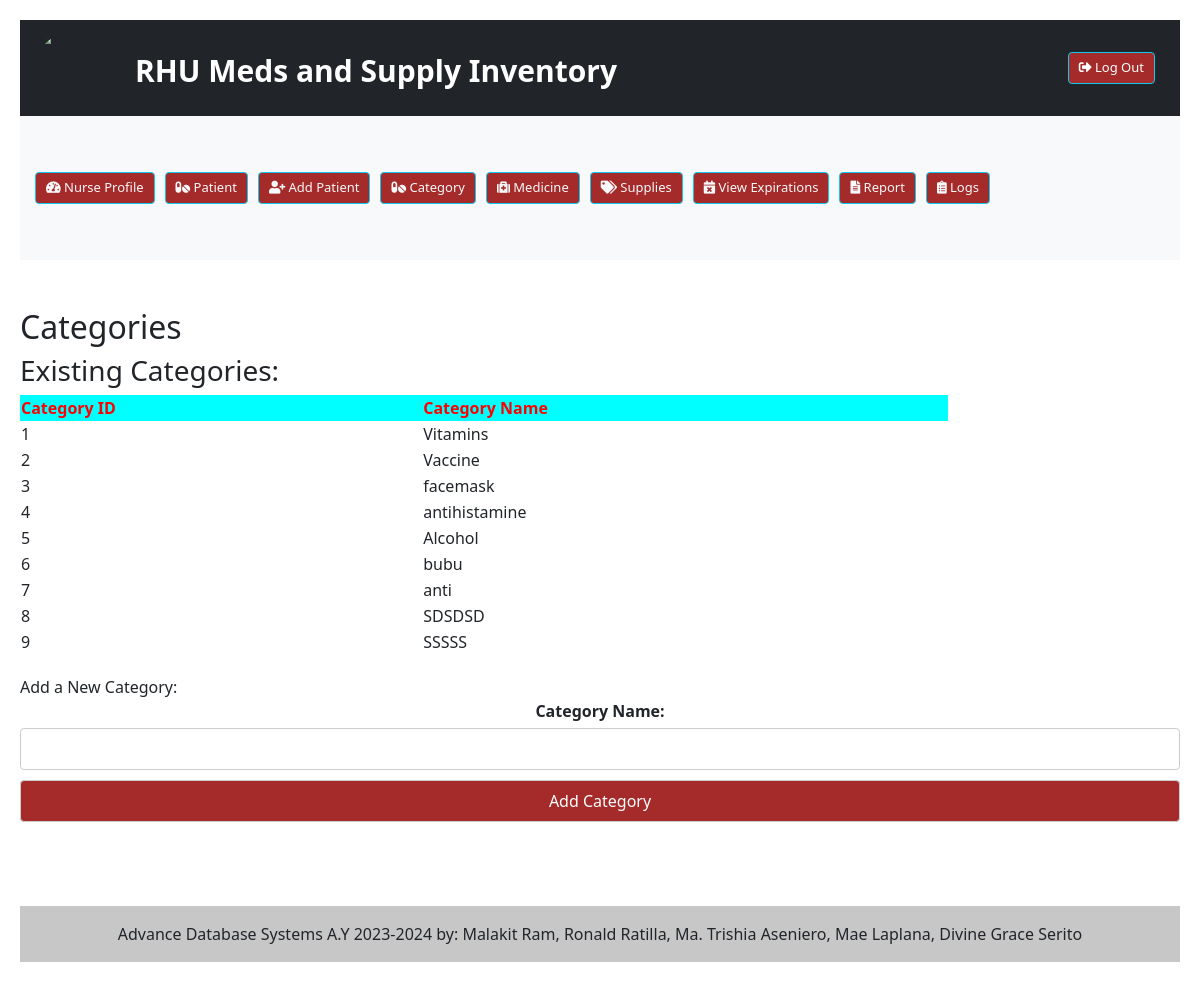
The app's page /ncategory.php with its own data.
### tables this page shows
CREATE TABLE `categorytb` (
  `id` int(11) NOT NULL,
  `categoryname` varchar(255) NOT NULL
);

### ncategory.php (the view, shortened to what this page needs)
    <?php
include "dbconfig.php";
$sql = "SELECT id, categoryname FROM categorytb";
$result = $conn->query($sql);
$categoryTable = "<table>";
$categoryTable .= "<tr><th>Category ID</th><th>Category Name</th></tr>";
if ($result->num_rows > 0) {
    while ($row = $result->fetch_assoc()) {
        $categoryTable .= "<tr>";
        $categoryTable .= "<td >" . $row['id'] . "</td>";
        $categoryTable .= "<td>" . $row['categoryname'] . "</td>";
        $categoryTable .= "</tr>";
    }
}
$categoryTable .= "</table";
?>
<!DOCTYPE html>
<html>
<head>
    <link href="https://cdn.jsdelivr.net/npm/bootstrap@5.0.2/dist/css/bootstrap.min.css" rel="stylesheet">
  <?php
        include("nurse_dashboard.php"); ?>
</head>
<body>
    <h2>Categories</h2>
    <h3>Existing Categories:</h3>
    <?php echo $categoryTable; ?>
    <h3>Add a New Category:</h3>
    <form method="post">
        <label for="newcategory">Category Name:</label>
        <input type="text" name="newcategory" required>
        <input type="submit" value="Add Category">
    </form>
</body>
</html>
<?php
include "footer.php";
?>

### ncategory.php (style rules this page uses)
body { font-family: Arial, sans-serif; padding: 20px; margin: 0; }
table { width: 80%; border-collapse: collapse; margin-bottom: 20px; }
th { background-color: aqua; color: red; }
form { margin-bottom: 50px; text-align: center; }
label { font-weight: bold; display: block; margin-bottom: 5px; }
input[type="text"], input[type="submit"] { padding: 8px; margin-bottom: 10px; border: 1px solid #ccc; border-radius: 4px; box-sizing: border-box; width: 100%; }
input[type="submit"] { background-color: brown; color: white; }

### records on screen
categorytb: id "1", categoryname "Vitamins"
categorytb: id "2", categoryname "Vaccine"
categorytb: id "3", categoryname "facemask"
categorytb: id "4", categoryname "antihistamine"
categorytb: id "5", categoryname "Alcohol"
categorytb: id "6", categoryname "bubu"
categorytb: id "7", categoryname "anti"
categorytb: id "8", categoryname "SDSDSD"
categorytb: id "9", categoryname "SSSSS"
